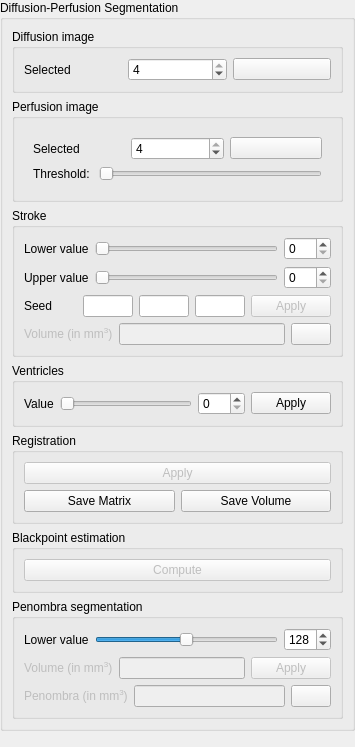
     <widget class="QWidget" name="layoutWidget" >
      <layout class="QVBoxLayout" >
       <property name="margin" >
        <number>0</number>
       </property>
       <property name="spacing" >
        <number>6</number>
       </property>
       <item>
        <widget class="QGroupBox" name="m_diffusionPerfusionMethodGroupBox" >
         <property name="title" >
          <string>Diffusion-Perfusion Segmentation</string>
         </property>
         <layout class="QVBoxLayout" >
          <property name="margin" >
           <number>9</number>
          </property>
          <property name="spacing" >
           <number>6</number>
          </property>
          <item>
           <widget class="QGroupBox" name="m_diffusionImageGroupBox" >
            <property name="title" >
             <string>Diffusion image</string>
            </property>
            <layout class="QVBoxLayout" >
             <property name="margin" >
              <number>9</number>
             </property>
             <property name="spacing" >
              <number>6</number>
             </property>
             <item>
              <layout class="QHBoxLayout" >
               <property name="margin" >
                <number>0</number>
               </property>
               <property name="spacing" >
                <number>6</number>
               </property>
               <item>
                <widget class="QLabel" name="m_selectedDiffusionImageLabel" >
                 <property name="text" >
                  <string>Selected</string>
                 </property>
                 <property name="buddy" >
                  <cstring>m_selectedDiffusionImageSpinBox</cstring>
                 </property>
                </widget>
               </item>
               <item>
                <widget class="QSpinBox" name="m_selectedDiffusionImageSpinBox" >
                 <property name="maximum" >
                  <number>4</number>
                 </property>
                 <property name="value" >
                  <number>4</number>
                 </property>
                </widget>
               </item>
               <item>
                <widget class="QPushButton" name="m_saveDiffusionVolumePushButton" >
                 <property name="text" >
                  <string/>
                 </property>
                 <property name="icon" >
                  <iconset resource="../../../main/main.qrc" >:/images/icons/document-save.svg</iconset>
                 </property>
                </widget>
               </item>
              </layout>
             </item>
            </layout>
           </widget>
          </item>
          <item>
           <widget class="QGroupBox" name="m_perfusionImageGroupBox" >
            <property name="title" >
             <string>Perfusion image</string>
            </property>
            <layout class="QVBoxLayout" >
             <property name="margin" >
              <number>9</number>
             </property>
             <property name="spacing" >
              <number>6</number>
             </property>
             <item>
              <widget class="QStackedWidget" name="m_perfusionImageStackedWidget" >
               <property name="currentIndex" >
                <number>1</number>
               </property>
               <widget class="QWidget" name="m_openPerfusionImagePage" >
                <layout class="QVBoxLayout" >
                 <property name="margin" >
                  <number>9</number>
                 </property>
                 <property name="spacing" >
                  <number>6</number>
                 </property>
                </layout>
               </widget>
               <widget class="QWidget" name="m_selectPerfusionImagePage" >
                <layout class="QVBoxLayout" >
                 <property name="margin" >
                  <number>9</number>
                 </property>
                 <property name="spacing" >
                  <number>6</number>
                 </property>
                 <item>
                  <layout class="QHBoxLayout" >
                   <property name="margin" >
                    <number>0</number>
                   </property>
                   <property name="spacing" >
                    <number>6</number>
                   </property>
                   <item>
                    <widget class="QLabel" name="m_selectedPerfusionImageLabel" >
                     <property name="text" >
                      <string>Selected</string>
                     </property>
                    </widget>
                   </item>
                   <item>
                    <widget class="QSpinBox" name="m_selectedPerfusionImageSpinBox" >
                     <property name="maximum" >
                      <number>4</number>
                     </property>
                     <property name="value" >
                      <number>4</number>
                     </property>
                    </widget>
                   </item>
                   <item>
                    <widget class="QPushButton" name="m_savePerfusionVolumePushButton" >
                     <property name="text" >
                      <string/>
                     </property>
                     <property name="icon" >
                      <iconset resource="../../../main/main.qrc" >:/images/icons/document-save.svg</iconset>
                     </property>
                    </widget>
                   </item>
                  </layout>
                 </item>
                 <item>
                  <layout class="QHBoxLayout" >
                   <property name="margin" >
                    <number>0</number>
                   </property>
                   <property name="spacing" >
                    <number>6</number>
                   </property>
                   <item>
                    <widget class="QLabel" name="m_perfusionThresholdViewerLabel" >
                     <property name="text" >
                      <string>Threshold: </string>
                     </property>
                    </widget>
                   </item>
                   <item>
                    <widget class="QSlider" name="m_perfusionThresholdViewerSlider" >
                     <property name="maximum" >
                      <number>255</number>
                     </property>
                     <property name="value" >
                      <number>0</number>
                     </property>
                     <property name="orientation" >
                      <enum>Qt::Horizontal</enum>
                     </property>
                    </widget>
                   </item>
                  </layout>
                 </item>
                </layout>
               </widget>
              </widget>
             </item>
            </layout>
           </widget>
          </item>
          <item>
           <widget class="QGroupBox" name="m_strokeGroupBox" >
            <property name="title" >
             <string>Stroke</string>
            </property>
            <layout class="QVBoxLayout" >
             <property name="margin" >
              <number>9</number>
             </property>
             <property name="spacing" >
              <number>6</number>
             </property>
             <item>
              <layout class="QHBoxLayout" >
               <property name="margin" >
                <number>0</number>
               </property>
               <property name="spacing" >
                <number>6</number>
               </property>
               <item>
                <widget class="QLabel" name="m_strokeLowerValueLabel" >
                 <property name="text" >
                  <string>Lower value</string>
                 </property>
                </widget>
               </item>
               <item>
                <widget class="QSlider" name="m_strokeLowerValueSlider" >
                 <property name="maximum" >
                  <number>255</number>
                 </property>
                 <property name="orientation" >
                  <enum>Qt::Horizontal</enum>
                 </property>
                </widget>
               </item>
               <item>
                <widget class="QSpinBox" name="m_strokeLowerValueSpinBox" >
                 <property name="maximum" >
                  <number>255</number>
                 </property>
                </widget>
               </item>
              </layout>
             </item>
             <item>
              <layout class="QHBoxLayout" >
               <property name="margin" >
                <number>0</number>
               </property>
               <property name="spacing" >
                <number>6</number>
               </property>
               <item>
                <widget class="QLabel" name="m_strokeUpperValueLabel" >
                 <property name="text" >
                  <string>Upper value</string>
                 </property>
                </widget>
               </item>
               <item>
                <widget class="QSlider" name="m_strokeUpperValueSlider" >
                 <property name="maximum" >
                  <number>255</number>
                 </property>
                 <property name="orientation" >
                  <enum>Qt::Horizontal</enum>
                 </property>
                </widget>
               </item>
               <item>
                <widget class="QSpinBox" name="m_strokeUpperValueSpinBox" >
                 <property name="maximum" >
                  <number>255</number>
                 </property>
                </widget>
               </item>
              </layout>
             </item>
             <item>
              <layout class="QHBoxLayout" >
               <property name="margin" >
                <number>0</number>
               </property>
               <property name="spacing" >
                <number>6</number>
               </property>
               <item>
                <widget class="QLabel" name="m_strokeSeedLabel" >
                 <property name="enabled" >
                  <bool>true</bool>
                 </property>
                 <property name="text" >
                  <string>Seed</string>
                 </property>
                </widget>
               </item>
               <item>
                <widget class="QLineEdit" name="m_strokeSeedXLineEdit" >
                 <property name="enabled" >
                  <bool>true</bool>
                 </property>
                 <property name="sizePolicy" >
                  <sizepolicy>
                   <hsizetype>0</hsizetype>
                   <vsizetype>0</vsizetype>
                   <horstretch>0</horstretch>
                   <verstretch>0</verstretch>
                  </sizepolicy>
                 </property>
                 <property name="maximumSize" >
                  <size>
                   <width>50</width>
                   <height>16777215</height>
                  </size>
                 </property>
                 <property name="readOnly" >
                  <bool>true</bool>
                 </property>
                </widget>
               </item>
               <item>
                <widget class="QLineEdit" name="m_strokeSeedYLineEdit" >
                 <property name="enabled" >
                  <bool>true</bool>
                 </property>
                 <property name="sizePolicy" >
                  <sizepolicy>
                   <hsizetype>0</hsizetype>
                   <vsizetype>0</vsizetype>
                   <horstretch>0</horstretch>
                   <verstretch>0</verstretch>
                  </sizepolicy>
                 </property>
                 <property name="maximumSize" >
                  <size>
                   <width>50</width>
                   <height>16777215</height>
                  </size>
                 </property>
                 <property name="readOnly" >
                  <bool>true</bool>
                 </property>
                </widget>
               </item>
               <item>
                <widget class="QLineEdit" name="m_strokeSeedZLineEdit" >
                 <property name="enabled" >
                  <bool>true</bool>
                 </property>
                 <property name="sizePolicy" >
                  <sizepolicy>
                   <hsizetype>0</hsizetype>
                   <vsizetype>0</vsizetype>
                   <horstretch>0</horstretch>
                   <verstretch>0</verstretch>
                  </sizepolicy>
                 </property>
                 <property name="maximumSize" >
                  <size>
                   <width>50</width>
                   <height>16777215</height>
                  </size>
                 </property>
                 <property name="readOnly" >
                  <bool>true</bool>
                 </property>
                </widget>
               </item>
               <item>
                <widget class="QPushButton" name="m_strokeApplyPushButton" >
                 <property name="enabled" >
                  <bool>false</bool>
                 </property>
                 <property name="layoutDirection" >
                  <enum>Qt::RightToLeft</enum>
                 </property>
                 <property name="text" >
                  <string>Apply</string>
                 </property>
                </widget>
               </item>
              </layout>
             </item>
             <item>
              <layout class="QHBoxLayout" >
               <property name="margin" >
                <number>0</number>
               </property>
               <property name="spacing" >
                <number>6</number>
               </property>
               <item>
                <widget class="QLabel" name="m_strokeVolumeLabel" >
                 <property name="enabled" >
                  <bool>false</bool>
                 </property>
                 <property name="text" >
                  <string>Volume (in mm&lt;sup>3&lt;/sup>)</string>
                 </property>
                </widget>
               </item>
               <item>
                <widget class="QLineEdit" name="m_strokeVolumeLineEdit" >
                 <property name="enabled" >
                  <bool>false</bool>
                 </property>
                 <property name="readOnly" >
                  <bool>true</bool>
                 </property>
                </widget>
               </item>
               <item>
                <widget class="QPushButton" name="m_saveDiffusionMaskPushButton" >
                 <property name="text" >
                  <string/>
                 </property>
                 <property name="icon" >
                  <iconset resource="../../../main/main.qrc" >:/images/icons/document-save.svg</iconset>
                 </property>
                </widget>
               </item>
              </layout>
             </item>
            </layout>
           </widget>
          </item>
          <item>
           <widget class="QGroupBox" name="m_ventriclesGroupBox" >
            <property name="title" >
             <string>Ventricles</string>
            </property>
            <layout class="QVBoxLayout" >
             <property name="margin" >
              <number>9</number>
             </property>
             <property name="spacing" >
              <number>6</number>
             </property>
             <item>
              <layout class="QHBoxLayout" >
               <property name="margin" >
                <number>0</number>
               </property>
               <property name="spacing" >
                <number>6</number>
               </property>
               <item>
                <widget class="QLabel" name="m_ventriclesLowerValueLabel" >
                 <property name="text" >
                  <string>Value</string>
                 </property>
                </widget>
               </item>
               <item>
                <widget class="QSlider" name="m_ventriclesLowerValueSlider" >
                 <property name="maximum" >
                  <number>255</number>
                 </property>
                 <property name="orientation" >
                  <enum>Qt::Horizontal</enum>
                 </property>
                </widget>
               </item>
               <item>
                <widget class="QSpinBox" name="m_ventriclesLowerValueSpinBox" >
                 <property name="maximum" >
                  <number>255</number>
                 </property>
                </widget>
               </item>
               <item>
                <widget class="QPushButton" name="m_ventriclesApplyPushButton" >
                 <property name="layoutDirection" >
                  <enum>Qt::RightToLeft</enum>
                 </property>
                 <property name="text" >
                  <string>Apply</string>
                 </property>
                </widget>
               </item>
              </layout>
             </item>
            </layout>
           </widget>
          </item>
          <item>
           <widget class="QGroupBox" name="m_registrationGroupBox" >
            <property name="title" >
             <string>Registration</string>
            </property>
            <layout class="QVBoxLayout" >
             <property name="margin" >
              <number>9</number>
             </property>
             <property name="spacing" >
              <number>6</number>
             </property>
             <item>
              <layout class="QVBoxLayout" >
               <property name="margin" >
                <number>0</number>
               </property>
               <property name="spacing" >
                <number>6</number>
               </property>
               <item>
                <widget class="QPushButton" name="m_applyRegistrationPushButton" >
                 <property name="enabled" >
                  <bool>false</bool>
                 </property>
                 <property name="text" >
                  <string>Apply</string>
                 </property>
                </widget>
               </item>
               <item>
                <layout class="QHBoxLayout" >
                 <property name="margin" >
                  <number>0</number>
                 </property>
                 <property name="spacing" >
                  <number>6</number>
                 </property>
                 <item>
                  <widget class="QPushButton" name="m_saveTransformPushButton" >
                   <property name="text" >
                    <string>Save Matrix</string>
                   </property>
                   <property name="icon" >
                    <iconset resource="../../../main/main.qrc" >:/images/icons/document-save.svg</iconset>
                   </property>
                  </widget>
                 </item>
                 <item>
                  <widget class="QPushButton" name="m_saveRegisteredPerfusionPushButton" >
                   <property name="text" >
                    <string>Save Volume</string>
                   </property>
                   <property name="icon" >
                    <iconset resource="../../../main/main.qrc" >:/images/icons/document-save.svg</iconset>
                   </property>
                  </widget>
                 </item>
                </layout>
               </item>
              </layout>
             </item>
            </layout>
           </widget>
          </item>
          <item>
           <widget class="QGroupBox" name="m_blackpointEstimationGroupBox" >
            <property name="title" >
             <string>Blackpoint estimation</string>
            </property>
            <layout class="QVBoxLayout" >
             <property name="margin" >
              <number>9</number>
             </property>
             <property name="spacing" >
              <number>6</number>
             </property>
             <item>
              <widget class="QPushButton" name="m_computeBlackpointEstimationPushButton" >
               <property name="enabled" >
                <bool>false</bool>
               </property>
               <property name="text" >
                <string>Compute</string>
               </property>
              </widget>
             </item>
            </layout>
           </widget>
          </item>
          <item>
           <widget class="QGroupBox" name="m_penombraSegmentationGroupBox" >
            <property name="title" >
             <string>Penombra segmentation</string>
            </property>
            <layout class="QVBoxLayout" >
             <property name="margin" >
              <number>9</number>
             </property>
             <property name="spacing" >
              <number>6</number>
             </property>
             <item>
              <layout class="QHBoxLayout" >
               <property name="margin" >
                <number>0</number>
               </property>
               <property name="spacing" >
                <number>6</number>
               </property>
               <item>
                <widget class="QLabel" name="m_penombraLowerValueLabel" >
                 <property name="text" >
                  <string>Lower value</string>
                 </property>
                </widget>
               </item>
               <item>
                <widget class="QSlider" name="m_penombraLowerValueSlider" >
                 <property name="maximum" >
                  <number>255</number>
                 </property>
                 <property name="value" >
                  <number>128</number>
                 </property>
                 <property name="orientation" >
                  <enum>Qt::Horizontal</enum>
                 </property>
                </widget>
               </item>
               <item>
                <widget class="QSpinBox" name="m_penombraLowerValueSpinBox" >
                 <property name="maximum" >
                  <number>255</number>
                 </property>
                 <property name="value" >
                  <number>128</number>
                 </property>
                </widget>
               </item>
              </layout>
             </item>
             <item>
              <layout class="QHBoxLayout" >
               <property name="margin" >
                <number>0</number>
               </property>
               <property name="spacing" >
                <number>6</number>
               </property>
               <item>
                <widget class="QLabel" name="m_penombraVolumeLabel" >
                 <property name="enabled" >
                  <bool>false</bool>
                 </property>
                 <property name="text" >
                  <string>Volume (in mm&lt;sup>3&lt;/sup>)</string>
                 </property>
                </widget>
               </item>
               <item>
                <widget class="QLineEdit" name="m_penombraVolumeLineEdit" >
                 <property name="enabled" >
                  <bool>false</bool>
                 </property>
                 <property name="readOnly" >
                  <bool>true</bool>
                 </property>
                </widget>
               </item>
               <item>
                <widget class="QPushButton" name="m_penombraApplyPushButton" >
                 <property name="enabled" >
                  <bool>false</bool>
                 </property>
                 <property name="text" >
                  <string>Apply</string>
                 </property>
                </widget>
               </item>
              </layout>
             </item>
             <item>
              <layout class="QHBoxLayout" >
               <property name="margin" >
                <number>0</number>
               </property>
               <property name="spacing" >
                <number>6</number>
               </property>
               <item>
                <widget class="QLabel" name="m_penombraLabel" >
                 <property name="enabled" >
                  <bool>false</bool>
                 </property>
                 <property name="text" >
                  <string>Penombra (in mm&lt;sup>3&lt;/sup>)</string>
                 </property>
                </widget>
               </item>
               <item>
                <widget class="QLineEdit" name="m_penombraLineEdit" >
                 <property name="enabled" >
                  <bool>false</bool>
                 </property>
                </widget>
               </item>
               <item>
                <widget class="QPushButton" name="m_savePerfusionMaskPushButton" >
                 <property name="text" >
                  <string/>
                 </property>
                 <property name="icon" >
                  <iconset resource="../../../main/main.qrc" >:/images/icons/document-save.svg</iconset>
                 </property>
                </widget>
               </item>
              </layout>
             </item>
            </layout>
           </widget>
          </item>
         </layout>
        </widget>
       </item>
       <item>
        <spacer>
         <property name="orientation" >
          <enum>Qt::Vertical</enum>
         </property>
         <property name="sizeHint" >
          <size>
           <width>355</width>
           <height>16</height>
          </size>
         </property>
        </spacer>
       </item>
      </layout>
     </widget>
